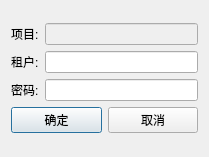
<?xml version="1.0" encoding="UTF-8"?>
<ui version="4.0">
 <class>nfcProjectSetting</class>
 <widget class="QDialog" name="nfcProjectSetting">
  <property name="geometry">
   <rect>
    <x>0</x>
    <y>0</y>
    <width>209</width>
    <height>157</height>
   </rect>
  </property>
  <property name="sizePolicy">
   <sizepolicy hsizetype="Expanding" vsizetype="Expanding">
    <horstretch>0</horstretch>
    <verstretch>0</verstretch>
   </sizepolicy>
  </property>
  <property name="windowTitle">
   <string>NFC</string>
  </property>
  <layout class="QGridLayout" name="gridLayout">
   <item row="0" column="0">
    <layout class="QVBoxLayout" name="verticalLayoutTest">
     <item>
      <layout class="QHBoxLayout" name="horizontalLayout_3">
       <item>
        <widget class="QLabel" name="label_4">
         <property name="text">
          <string>&lt;html&gt;&lt;head/&gt;&lt;body&gt;&lt;p&gt;项目:&lt;/p&gt;&lt;/body&gt;&lt;/html&gt;</string>
         </property>
        </widget>
       </item>
       <item>
        <widget class="QLineEdit" name="project">
         <property name="enabled">
          <bool>false</bool>
         </property>
        </widget>
       </item>
      </layout>
     </item>
     <item>
      <layout class="QHBoxLayout" name="horizontalLayout">
       <item>
        <widget class="QLabel" name="label">
         <property name="text">
          <string>租户:</string>
         </property>
        </widget>
       </item>
       <item>
        <widget class="QLineEdit" name="tenant"/>
       </item>
      </layout>
     </item>
     <item>
      <layout class="QHBoxLayout" name="horizontalLayout_2">
       <item>
        <widget class="QLabel" name="label_2">
         <property name="text">
          <string>密码:</string>
         </property>
        </widget>
       </item>
       <item>
        <widget class="QLineEdit" name="password"/>
       </item>
      </layout>
     </item>
     <item>
      <layout class="QHBoxLayout" name="horizontalLayout_4">
       <item>
        <widget class="QPushButton" name="okButton">
         <property name="text">
          <string>确定</string>
         </property>
        </widget>
       </item>
       <item>
        <widget class="QPushButton" name="cancelButton">
         <property name="text">
          <string>取消</string>
         </property>
        </widget>
       </item>
      </layout>
     </item>
    </layout>
   </item>
  </layout>
 </widget>
 <resources/>
 <connections/>
</ui>
